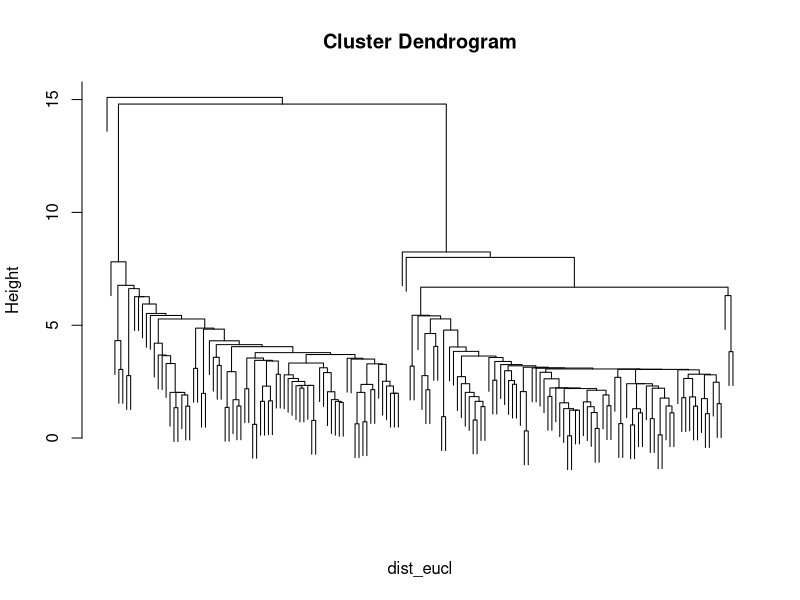
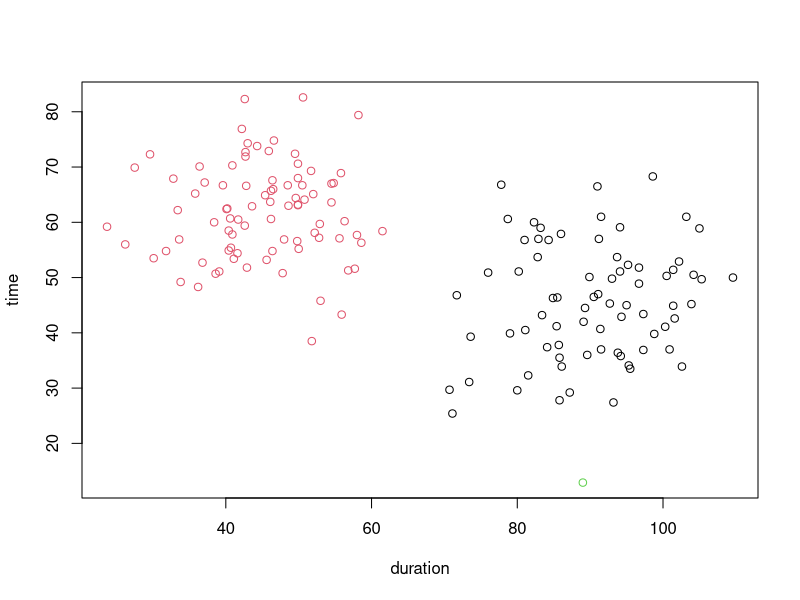
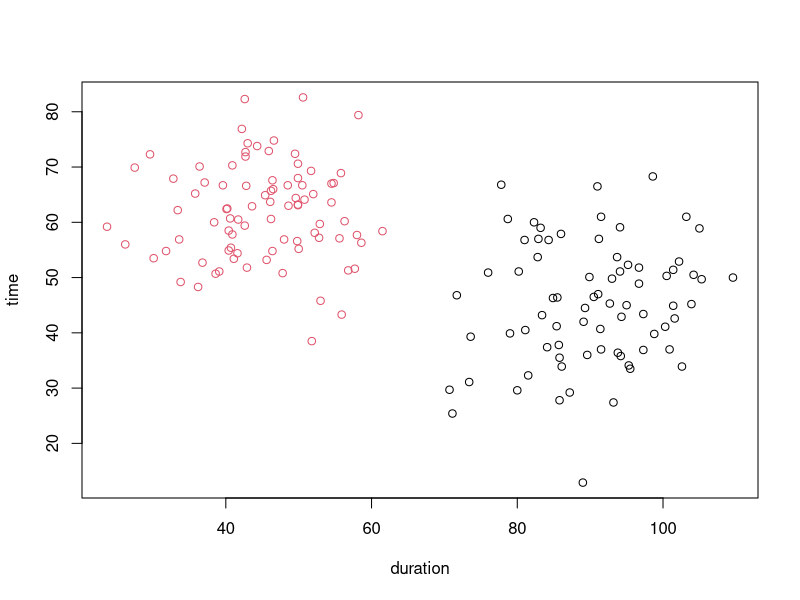

Recreate these plots in R, in order. (Note: this script raises an error after producing the figures.)
geisha <- read.table("geisha.txt")

dist_eucl <- dist(geisha, method = "euclidean")
hclust_single <- hclust(dist_eucl, method = "single")

plot(hclust_single, labels = F, sub = "")
tree_single <- cutree(hclust_single, k = 3)

plot(geisha, col = tree_single)

hclust_f <- hclust(dist_eucl, method = "mcquitty")

tree_f <- cutree(hclust_f, k = 2)

plot(geisha, col = tree_f )

i1 <- which(tree_f == 1)
i2 <- which(tree_f == 2)

length(i1)
length(i2)

mean_s <- colMeans(geisha[i1,])
mean_f <- colMeans(geisha[i2,])

n <- dim(geisha)[1]
alpha <- 0.1
k <- 4
g <- 2

fit <- manova(as.matrix(geisha) ~ tree_f)
s <- summary(fit, test = "Wilks")

W <- s$SS$Residuals

Sd1 <- cov(geisha[i1,])

bonf.conf.1 <- cbind(inf = mean_s - mean_f - qt(1 - alpha/(2*k), n - g)*sqrt(diag(W)/(n-g)*(1/n1 + 1/n2)), sup = mean_s - mean_f + qt(1 - alpha/(2*k), n - g)*sqrt(diag(W)/(n-g)*(1/n1 + 1/n2)))
bonf.conf.1
bonf.conf.2 <- cbind(inf = mean_s - qt(1 - alpha/(2*k), n1-1)*sqrt(diag(Sd1)/n1), sup = mean_s + qt(1 - alpha/(2*k), n1-1)*sqrt(diag(Sd1)/n1))
bonf.conf.2

# conviene andare un po' prima e fare un giro lungo
